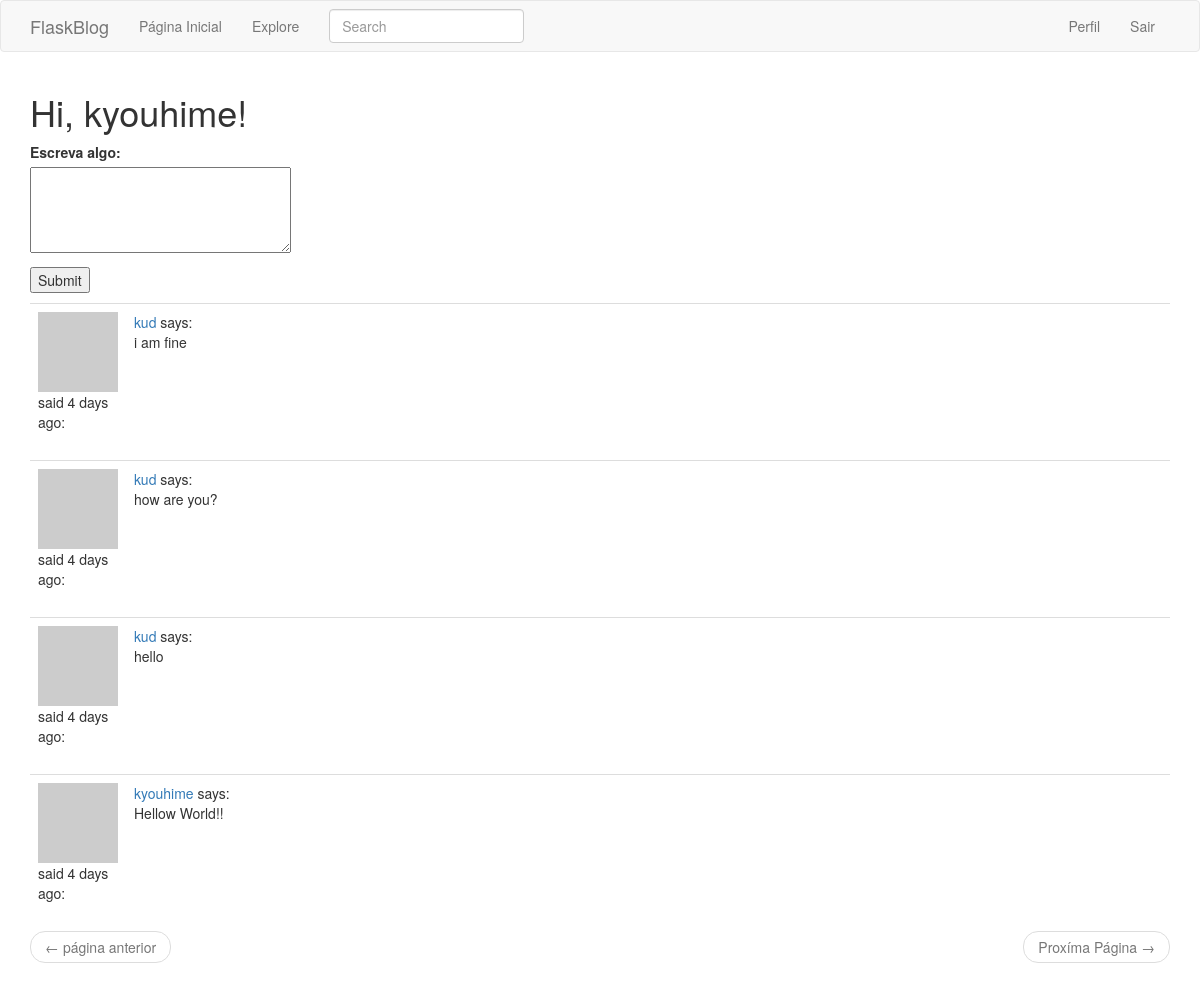
The page /index (signed in) on the database its author committed.
### app/models.py (models this page shows, shortened)
class User(UserMixin, db.Model):
    id = db.Column(db.Integer, primary_key=True)
    username = db.Column(db.String(64), index=True, unique=True)
    email = db.Column(db.String(120), index=True, unique=True)
    password_hash = db.Column(db.String(128))
    posts = db.relationship('Post', backref='author', lazy='dynamic')
    about_me = db.Column(db.String(140))
    last_seen = db.Column(db.DateTime, default=datetime.utcnow)
    followed = db.relationship(
        'User', secondary=followers,
        primaryjoin=(followers.c.follower_id == id),
        secondaryjoin=(followers.c.followed_id == id),
        backref=db.backref('followers', lazy='dynamic'), lazy='dynamic'
    )
    def followed_posts(self):
        followed = Post.query.join(
            followers, (followers.c.followed_id == Post.user_id)).filter(
                followers.c.follower_id == self.id)
        own = Post.query.filter_by(user_id=self.id)
        return followed.union(own).order_by(Post.timestamp.desc())
    def avatar(self, size):
        digest = md5(self.email.lower().encode('utf-8')).hexdigest()
        return 'https://www.gravatar.com/avatar/{}?d=identicon&s={}'.format(
            digest, size)

class SearchableMixin(object):
    @classmethod
    def before_commit(cls, session):
        session._changes = {
            'add': list(session.new),
            'update': list(session.dirty),
            'delete': list(session.deleted)
        }
    @classmethod
    def after_commit(cls, session):
        for obj in session._changes['add']:
            if isinstance(obj, SearchableMixin):
                add_to_index(obj.__tablename__, obj)
        for obj in session._changes['update']:
            if isinstance(obj, SearchableMixin):
                add_to_index(obj.__tablename__, obj)
        for obj in session._changes['delete']:
            if isinstance(obj, SearchableMixin):
                remove_from_index(obj.__tablename__, obj)
        session._changes = None

class Post(SearchableMixin, db.Model):
    __searchable__ = ['body']
    id = db.Column(db.Integer, primary_key=True)
    body = db.Column(db.String(140))
    timestamp = db.Column(db.DateTime, index=True, default=datetime.utcnow)
    user_id = db.Column(db.Integer, db.ForeignKey('user.id'))

### app/main/routes.py (the view)
@bp.route('/', methods=['GET', 'POST'])
@bp.route('/index', methods=['GET', 'POST'])
@login_required
def index():
    form = PostForm()
    if form.validate_on_submit():
        post = Post(body=form.post.data, author=current_user)
        db.session.add(post)
        db.session.commit()
        flash('O seu novo post foi criado!')
        return redirect(url_for('main.index'))
    page = request.args.get('page', 1, type=int)
    posts = current_user.followed_posts().paginate(page,current_app.config['POSTS_PER_PAGE'], False)
    next_url = url_for('main.index', page=posts.next_num) \
        if posts.has_next else None
    prev_url = url_for('main.index', page=posts.prev_num) \
        if posts.has_prev else None
    return render_template('index.html', title='Home', posts=posts.items, form=form, next_url=next_url, prev_url=prev_url)

### app/main/forms.py
class SearchForm(FlaskForm):
    q = StringField(('Search'), validators=[DataRequired()])
    def __init__(self, *args, **kwargs):
        if 'formdata' not in kwargs:
            kwargs['formdata'] = request.args
        if 'csrf_enabled' not in kwargs:
            kwargs['csrf_enabled'] = False
        super(SearchForm, self).__init__(*args, **kwargs)

class PostForm(FlaskForm):
    post = TextAreaField('Escreva algo:', validators=[DataRequired(), Length(min=1, max=140)])
    submit = SubmitField('Submit')

### app/main/routes.py (called while the page is built)
@bp.before_request
def before_request():
    if current_user.is_authenticated:
        current_user.last_seen = datetime.utcnow()
        db.session.commit()
        g.search_form = SearchForm()

### app/models.py (called while the page is built)
@login.user_loader
def load_user(id):
    return User.query.get(int(id))

### app/templates/index.html (shortened to what this page needs)
{% extends "base.html" %}
{% block app_content %}
    <h1>Hi, {{ current_user.username }}!</h1>
    {% if form %}
    <form action="" method="post">
        <p>
            {{ form.post.label }}<br>
            {{ form.post(cols=32, rows=4) }}<br>
        </p>
        <p>{{ form.submit() }}</p>
    </form>
    {% endif %}
    {% for post in posts %}
        {% include '_post.html' %}
    {% endfor %}
    <nav aria-label="...">
        <ul class="pager">
            <li class="previous{% if not prev_url %} disabled{% endif %}">
                <a href="{{ prev_url or '#' }}">
                    <span aria-hidden="true">&larr;</span> página anterior
                </a>
            </li>
            <li class="next{% if not next_url %} disabled{% endif %}">
                <a href="{{ next_url or '#' }}">
                    Proxíma Página <span aria-hidden="true">&rarr;</span>
                </a>
            </li>
        </ul>
    </nav>
{% endblock %}

### app/templates/_post.html
<table class="table table-hover">
    <tr>
        <td width="70px">
            <a href="{{ url_for('main.user', username=post.author.username) }}">
                <img src="{{ post.author.avatar(70) }}" />
            </a>
            said {{ moment(post.timestamp).fromNow() }}:
            <br>
        </td>
        <td>
            <a href="{{ url_for('main.user', username=post.author.username) }}">
                {{ post.author.username }}
            </a>
            says:
            <br>
            {{ post.body }}
        </td>
    </tr>
</table>

### rows shown on the page
User: username "kyouhime"
Post: timestamp "4 days ago", author.username "kud", body "i am fine"
Post: timestamp "4 days ago", author.username "kud", body "how are you?"
Post: timestamp "4 days ago", author.username "kud", body "hello"
Post: timestamp "4 days ago", author.username "kyouhime", body "Hellow World!!"
